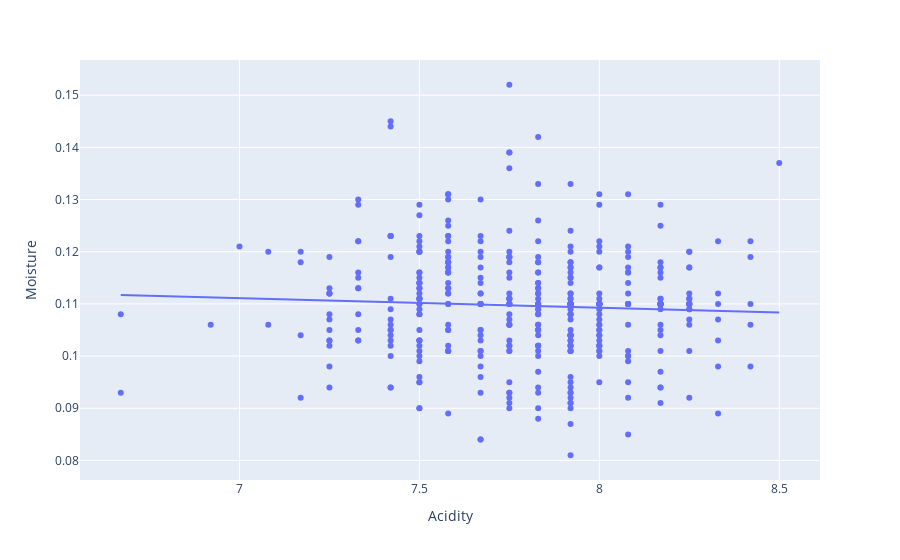

Source (notebook cell):
### Markdown cell above
Data is pretty normally distributed with values clustering around 0.11 and 0.12.

### Code cell
# Scatterplot of Acidity vs. Moisture
px.scatter(coffee, x='Acidity', y='Moisture', trendline='ols')

### Figure 1 — Plotly figure (JSON) as saved in the notebook; plotly's stock layout.template omitted (floating-point values rounded to 4 significant figures; data arrays with more than 128 entries replaced by an {"elided": "..."} marker saying what was removed)
{"data": [{"hovertemplate": "Acidity=%{x}<br>Moisture=%{y}<extra></extra>", "legendgroup": "", "marker": {"color": "#636efa", "symbol": "circle"}, "mode": "markers", "name": "", "orientation": "v", "showlegend": false, "type": "scatter", "x": {"elided": "402 float values"}, "xaxis": "x", "y": {"elided": "402 float values"}, "yaxis": "y"}, {"hovertemplate": "<b>OLS trendline</b><br>Moisture = -0.00182244 * Acidity + 0.123866<br>R<sup>2</sup>=0.002769<br><br>Acidity=%{x}<br>Moisture=%{y} <b>(trend)</b><extra></extra>", "legendgroup": "", "marker": {"color": "#636efa", "symbol": "circle"}, "mode": "lines", "name": "", "showlegend": false, "type": "scatter", "x": {"elided": "402 float values"}, "xaxis": "x", "y": {"elided": "402 float values"}, "yaxis": "y"}], "layout": {"legend": {"tracegroupgap": 0}, "margin": {"t": 60}, "xaxis": {"anchor": "y", "domain": [0, 1], "title": {"text": "Acidity"}}, "yaxis": {"anchor": "x", "domain": [0, 1], "title": {"text": "Moisture"}}}}
